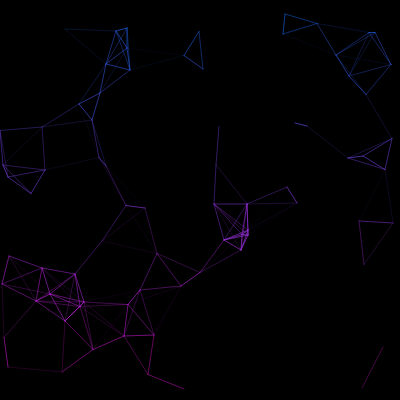
Frame 1 (no input)
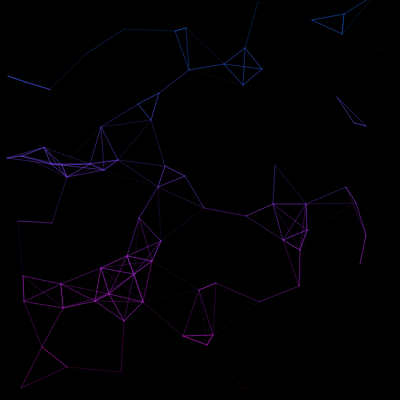
Frame 60 (no input)
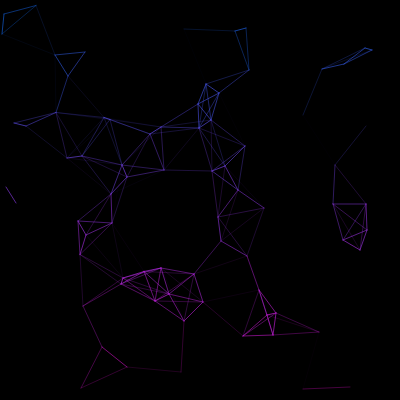
Frame 120 (the mouse pressed at the canvas centre since frame 60)

The p5.js sketch that drew these frames (run headless with seeded random() and noise() and a simulated clock; from frame 60 on, the mouse is pressed at the canvas centre):

// p5.js sketch
// ── sketch.js
//******************************************//
// Welcome to Dynamic Lines by James Kroner!
// Press the play button to view this sketch!
//******************************************//
// https://editor.p5js.org/jbkroner/present/z8vdAe2Wd

// Last update (November, 2019):
//  -- more performance enhancements
//      -- changing to native JS math methods
//          -- p5 random -> Math.random()
//          -- distance comparisions are now based on the square of total distance.  We don't need to process the actual distance.  Calculating the sqrt of something is expensive from a performance standpoint. 
//  -- total points is a function of area  
//  -- added gradient calculator.  no cheating with transparency like the reference. 


function setup() {


  width = 400;
  height = 400;
  maxDistance = Math.sqrt(Math.pow(width, 2) + Math.pow(height, 2));
  createCanvas(width, height);
  frameRate(60);

  // create a PointManager
  pm = new PointManager();
  pm.populate();

  // create a gradient - see class for constructor details
  g = new Gradient(13, 255, 102, 255, 15, 223);

}

function draw() {
  //set background and stroke.  
  background(0);
  pm.updatePoints();

//   // Draw FPS (rounded to 2 decimal places) at the bottom left of the screen
//   let fps = frameRate();
//   fill(0);
//   stroke(0);
//   text("FPS: " + fps.toFixed(2), 30, height - 100);
//   text("Total Points: " + pm.totalPoints, 30, height - 120);
}

class PointManager {
  // keep track of how many points we've created
  totalPoints = 0;
  maxPoints = (width * height) / 2000;
  pointsArray = new Array();
  // primary method for creating a point 

  populate() {
    // create maxPoints amount of points.  Distribute these a long the top, left, and bottom sides.

    // populate points 2:1 horizontal travel to vertical travel
    //      - angle of travel will be determined randomly within the that instance of the point class
    //      - points will be given (x,y) coordinates to start.  if they go off the edge they will be reset to the other side of the canvas.

    var pointCounter = 0; // point counter will help keep track of what kind of point to make
    var flipDirection = false;
    for (var i = 0; i < this.maxPoints; i++) {
      if (pointCounter != 2) {
        // create a horizontal point
        //Math.floor((Math.random() * width))

        this.pointsArray.push(new Point(Math.floor((Math.random() * width)), Math.floor((Math.random() * height)), false, false)); // push a new point onto pointsArray
        pointCounter++;
      } else if (pointCounter == 2) {
        // create a vertical point and alternate between vertical direction
        this.pointsArray.push(new Point(Math.floor((Math.random() * width)), Math.floor((Math.random() * height)), true, this.flipDirection)); // push a new point onto pointsArray 
        pointCounter = 0; // reset point counter
        if (this.flipDirection == false) {
          this.flipDirection = true
        } else {
          this.flipDirection = false;
        }
      }
      this.totalPoints++; // increment total points
    }


    // old point generation
    // for (var i = 0; i < this.maxPoints; i++){
    //     this.totalPoints++;
    //     if(i % 2 == 0){
    //         // even index makes a point traveling along the horizontal axis
    //         this.pointsArray.push(new Point(random(0,width), random(0,height),false));
    //     }else{
    //         // create a point traveling from the bottom of the canvas
    //         this.pointsArray.push(new Point(random(0,width),height, true));
    //     }
    // }
  }

  getPointsArray() {
    return this.pointsArray;
  }

  // update the position of all points
  updatePoints() {
    // move the points
    for (var i = 0; i < this.pointsArray.length - 1; i++) {
      this.pointsArray[i].move();
      //this.pointsArray[i].display();
    }

    this.updateLines();
  }

  updateLines() {
    // draw a line to the four closest points.  if a point already has four connections do not draw a point
    let thresh = 5000; //10000; // threshold for drawing lines.  Should be the square of the minimum distance required.
    // for each point in the array...
    for (var i = 0; i < this.pointsArray.length - 1; i++) {
      // test against every other point in the array..
      for (var j = 0; j < this.pointsArray.length - 1; j++) {
        // don't allow a point to draw a line to itself
        if (i != j) {
          // stroke based on distance:  shorter lines == shorts stroke value
          // calculate distance:
          // old distance calcuation:    
          //var d = int(dist(this.pointsArray[i].x,this.pointsArray[i].y,this.pointsArray[j].x,this.pointsArray[j].y));
          // calculating the square of the distance between two points.  
          var d = this.distSquared(this.pointsArray[i].x, this.pointsArray[i].y, this.pointsArray[j].x, this.pointsArray[j].y);

          // only draw lines below a certain length to increase performance
          if (d <= thresh) {
            // only draw lines below below a certain color value
            // map value d in range [0,maxDistance / val] to [0,255] 
            // the map function is very slow so we want to minimize the amount of times
            // we calculate s. 
            var s = map(d, 0, thresh, 255, 0);

            // calculate the proper color and intensity 
            // calculate the gradient at the current Y position:                                        
            g.updateReturnValues(map(this.pointsArray[i].y, 0, height, 0, 1));
            // set the stroke
            stroke(g.returnRed, g.returnGreen, g.returnBlue, s - 70);
            //stroke(s);  // old
            // draw the line
            line(this.pointsArray[i].x, this.pointsArray[i].y, this.pointsArray[j].x, this.pointsArray[j].y);
            // draw the point; 
            //point(this.pointsArray[i].x,this.pointsArray[i].y);    
          }

        } else {
          break;
        }
      }
    }
  }


  // This distance formula method was directly referenced from: 
  // https://github.com/processing/p5.js/wiki/Optimizing-p5.js-Code-for-Performance#use-native-js-in-bottlenecks
  distSquared(x1, y1, x2, y2) {
    // returns the square of the distance between two points
    let dx = x2 - x1;
    let dy = y2 - y1;
    return dx * dx + dy * dy;
  }
  // end referenced code

}

class Point {
  // class variables
  x = 0;
  y = 0;
  originX = 0;
  originY = 0;
  connections = 0;
  angle = false;
  reverseVert = false;
  //speed = random(1,3);
  horizontalSpeed = Math.floor((Math.random() * 1.1)) + 1;
  veriticalSpeed = Math.floor((Math.random() * 1.1)) + .5;



  // specifying constructor
  constructor(x, y, angle, reverseVert) {
    this.x = x;
    this.y = y;
    this.originX = this.x;
    this.originY = this.y;
    this.angle = angle;
    this.reverseVert = reverseVert;
  }

  move() {
    // every point shifts one pixel to the right
    this.x += this.horizontalSpeed;

    // if the point goes out of bounds return it to its origin point
    if (this.x >= width) {
      this.x = 0;
      this.y = this.originY;
    }
    if (this.y >= height) {
      this.x = this.originX;
      this.y = 0;
    }

    // if the point is supposed to be travling at an angle update its y value as well.
    if (this.angle == true) {
      if (this.reverseVert == true) {
        this.y = this.y + this.veriticalSpeed;
      } else {
        this.y = this.y - this.veriticalSpeed;
      }
    }
  }

  display() {
    // using small squares for debug use
    //rect(this.x, this.y, 10,10);


    point(this.x, this.y);
  }
}

class Gradient {
  // this class contains some helper methods for calculating an rgb value at any point on a two-color gradient.

  // I converted a linear gradient interpolation algorithm from this stackoverflow post into JS:
  // https://stackoverflow.com/questions/22218140/calculate-the-color-at-a-given-point-on-a-gradient-between-two-colors
  // Original in Objective-C:
  // double resultRed = color1.red + percent * (color2.red - color1.red);
  // double resultGreen = color1.green + percent * (color2.green - color1.green);
  // double resultBlue = color1.blue + percent * (color2.blue - color1.blue);    


  // guppie green (13,255,102)
  // hot magenta (255,15,223)


  // class variables
  c1red = 0;
  c1blue = 0;
  c1green = 0;
  c2red = 0;
  c2blue = 0;
  c2green = 0;
  returnRed = 0;
  returnBlue = 0;
  returnGreen = 0;

  constructor(c1red, c1blue, c1green, c2red, c2green, c2blue) {
    // set our class variables to the proper colors.
    this.c1red = c1red;
    this.c1blue = c2blue;
    this.c1green = c1green;
    this.c2red = c2red;
    this.c2blue = c2blue;
    this.c2green = c2green;

  }

  updateReturnValues(n) {
    // set the return RGB value at any point on a two color RGB gradient
    // input value should be scaled to between 0f and 1f

    this.returnRed = Math.floor(this.c1red + n * (this.c2red - this.c1red));
    this.returnGreen = Math.floor(this.c1green + n * (this.c2green - this.c1green));
    this.returnBlue = Math.floor(this.c1blue + n * (this.c2blue - this.c1blue));
  }
}
